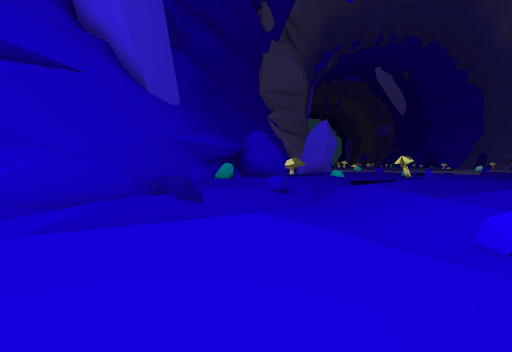
View 1 (above)

24 first-person views from a walk through a Unity game level. The camera is 1.5 m above the floor, tilts 2° down and sees 75° across. The floor is counted in squares, 2 m on a side. Each view is taken from the middle of a square. On the plan, view 1 faces up. The plan holds only what a view shows up to about 11 squares ahead; the rest is blank. The place goes on beyond the plan. The player is left out.

View 2
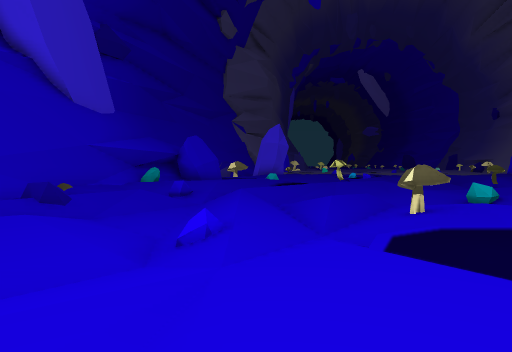

View 3
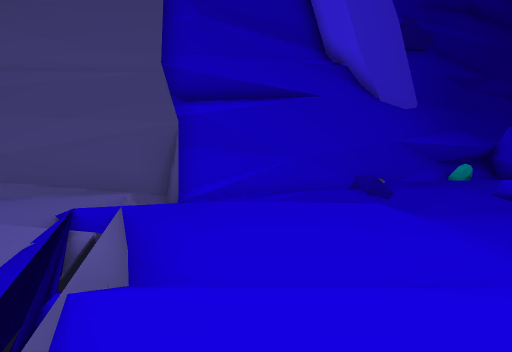

View 4
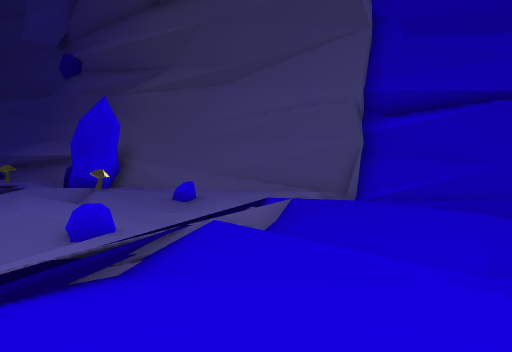

View 5
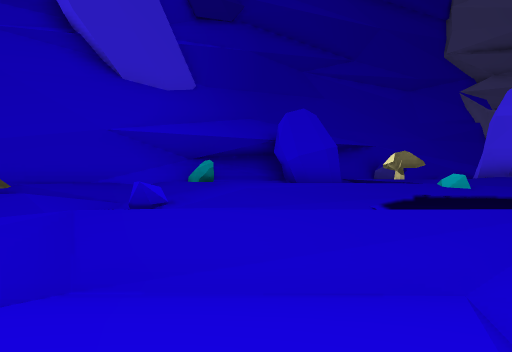

View 6
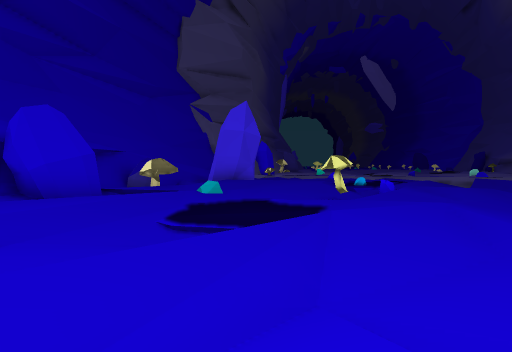

View 7
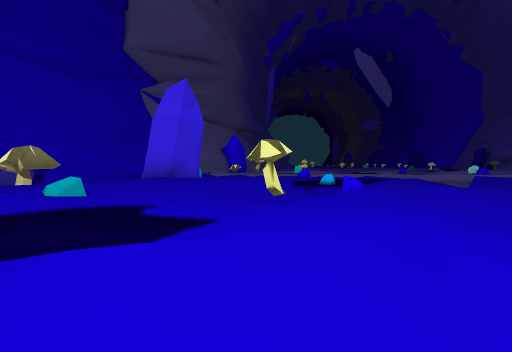

View 8
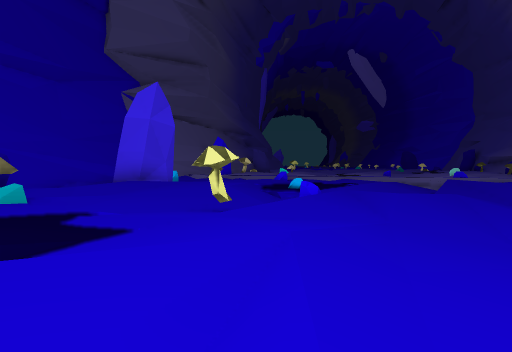

View 9
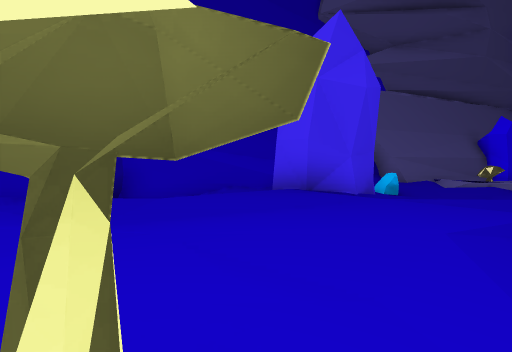

View 10
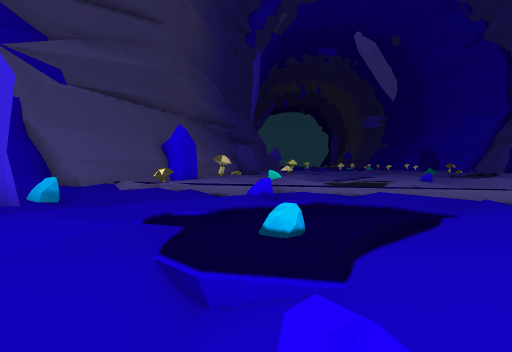

View 11
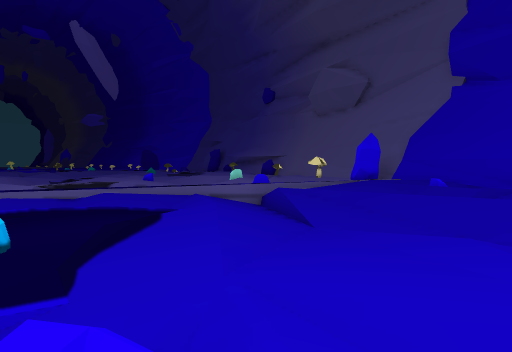

View 12
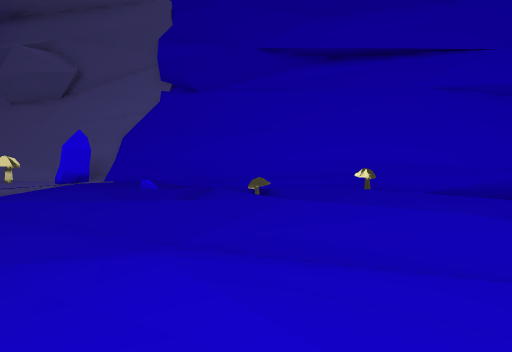

View 13
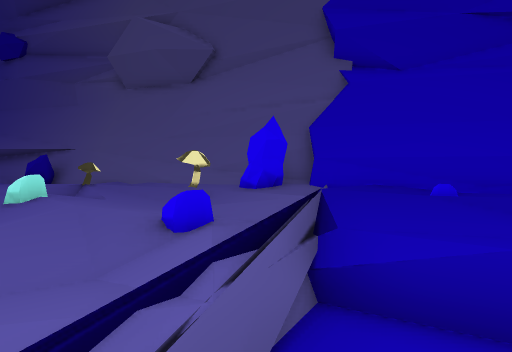

View 14
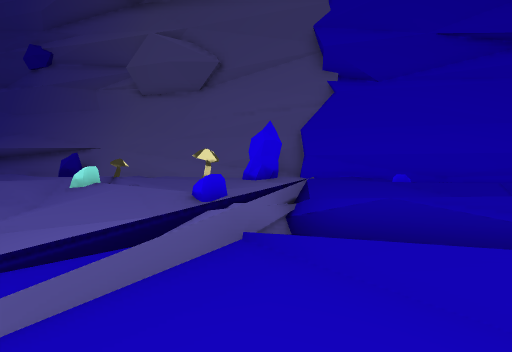

View 15
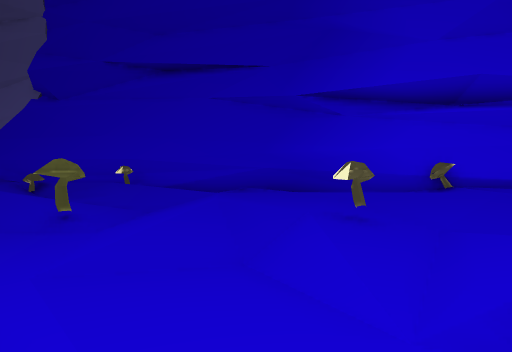

View 16
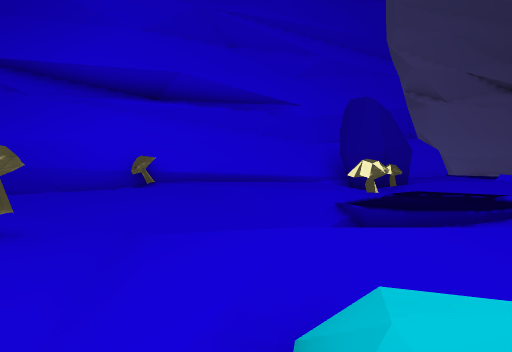

View 17
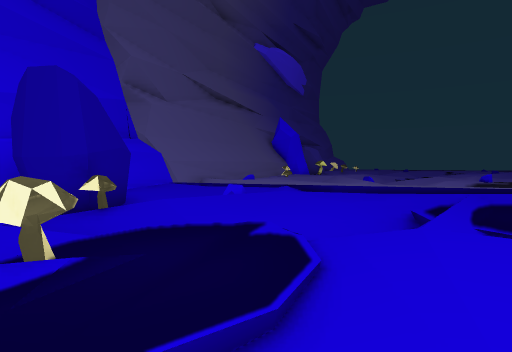

View 18
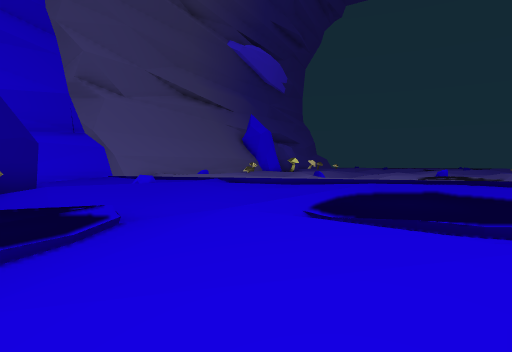

View 19
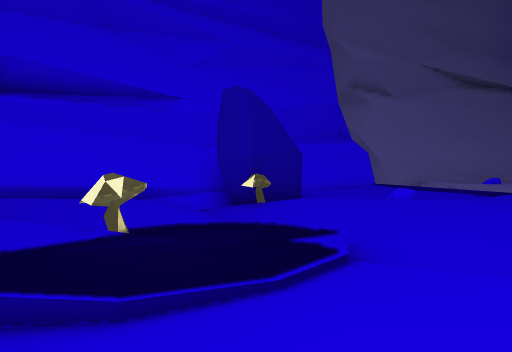

View 20
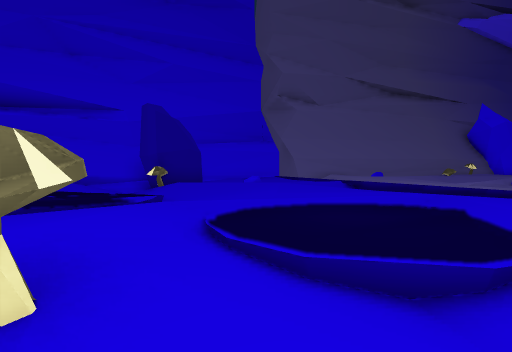

View 21
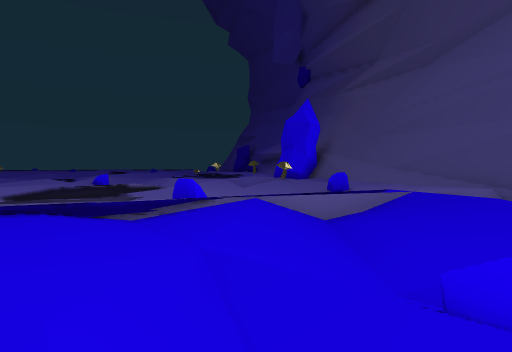

View 22
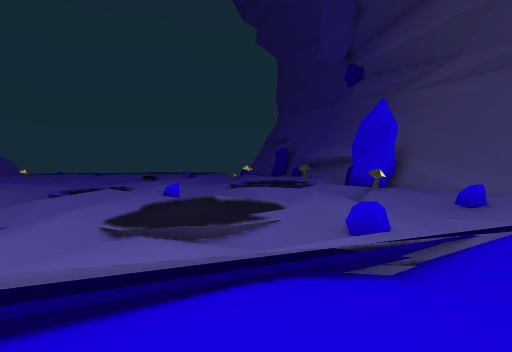

View 23
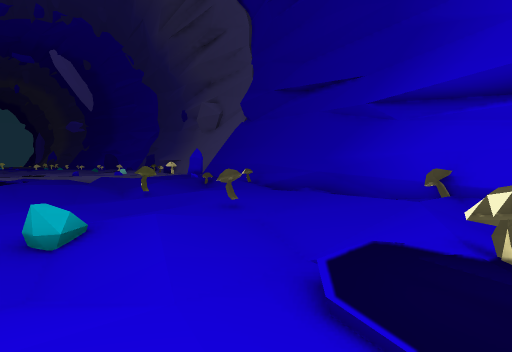

View 24
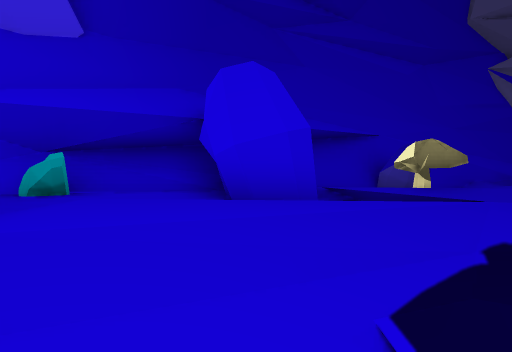

### Floor plan
Key: @ floor where view 1 was taken; # wall or solid block; . main floor; : floor 0.25 m higher than the main floor; - floor 0.25 m lower than the main floor; _ floor 0.5 m lower than the main floor; < floor 0.75 m lower than the main floor; / step, stairs or slope; = window, fence, low wall or low ledge; v drop or lower ground.
Columns run from 6 left of view 1 to 24 right of it. Each row starts with its distance up from view 1.
 28           #:#:        -_/=/// =
 27         ###/::   = .-_-.:..-.-=
 26         #/....-  = --__..--_..#
 25         #/.-_--=/=::.-/=--_-..#
 24        ## =-   .__.-==/=-...###
 23        #=##-. :..=-/-/..=///:##
 22        #=##//:.. =-._/...::/##
 21        #/.///..- .:/=/..:/-:#
 20        #-.::::.--.//_/.-/.=.#
 19       ##-.:.::-_..--</._/:.##
 18       ###:....-=...-_/.-.:/#
 17       #/#....-_/.:.-<-::=.##
 16       #::.:.-#/:-.-_/./ /.#
 15      ###.:.---..--__/./_/.#
 14     ###.::-.-...-<</.--/:##
 13     ##:::.--/.:.___#-_-. #
 12     #=:::-///:.-______-. #
 11    ##/../-//...--_/....-##
 10    #/_-/--//----_<_....-#
  9    #/-/_/./___-__--#...-#
  8    #=.////_-/__#//_--..-#
  7   ##.:/<///./_<///_-..-#
  6   #//=<</.//--_///<-./##
  5   #-://</./_#..--///:::#
  4   #./ ///.--.::.==:/-/##
  3  ##_/:://.-#..:..=#//:#
  2  ##_/..--..  ///=///..#
  1 ##:=:--/.::..:_/-./</##
  0 ##.-.=@:.::::....:/###
 -1 #..--.///.::::.::.-###
 -2 #.#_---##://....  -.
 -3  .---..-_.. v//..-..#
 -4  ....:.._--._vvvv../#
 -5 ##_.:..---. <- vv  ##
 -6             #

Positions as (right, up) in squares from view 1, and headings:
1: (0, 0), facing up
2: (3, -1), facing up
3: (2, -1), facing up-left
4: (5, 0), facing left
5: (6, 7), facing up-left
6: (5, 7), facing up
7: (7, 10), facing up
8: (8, 10), facing up
9: (8, 16), facing up-left
10: (9, 17), facing up
11: (9, 17), facing up-right
12: (10, 17), facing right
13: (13, 24), facing right
14: (11, 24), facing right
15: (8, 10), facing right
16: (9, 9), facing down-right
17: (10, 6), facing down
18: (8, 6), facing down
19: (8, 5), facing down-right
20: (4, 5), facing down-right
21: (4, 3), facing down-left
22: (5, 0), facing down-left
23: (8, 3), facing up-right
24: (4, 11), facing up-left
